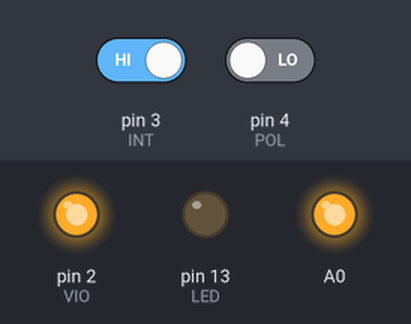
Simulated run of this sketch. Board: Arduino Uno, built with avr-gcc and run on an emulated ATmega328P. On the bench: output pins drawn as LEDs (lit = HIGH). The test bench sets the inputs (shaded band); at power-on: pin 3 (INT) HIGH, pin 4 (POL) LOW. What the sketch prints to the serial monitor is not drawn.

Above: at 1.2 s.
1.3 s: pin 3 (INT) driven LOW
Timing chart, 0 to 4.3 s (numbered marks = the images above; inputs shaded):
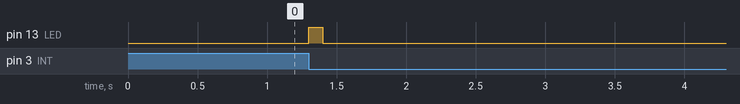

Measured:
- after the input at 1.3 s, pin 13 (LED): LOW → HIGH at once, → LOW 0.10 s later

The sketch:

coulomb.ino
```cpp
// (licence header left out)
// For this sketch you only need D3 and D4,
// but you can plug the board directly
// into the Arduino header (D2-D7) for convenience.

// (If you are not plugging the board directly into the
// header, you can remove all references to VIO, GND,
// CLR and SHDN.)

#include <EEPROM.h>

#define VIO 2 // Just used for the HIGH reference voltage
#define INT 3 // On 328 Arduinos, only pins 2 and 3 support interrupts
#define POL 4 // Polarity signal
#define GND 5 // Just used for the LOW reference voltage
#define SHDN 7 // Unneeded in this sketch, set to input (hi-Z)

#define INT_BATTERY_RPI 7

#define LED 13 // Standard Arduino LED


#define ADDRESS_BATSTATE 0  //address (first byte) in EEPROM for battery state

// Change the following two lines to match your battery
// and its initial state-of-charge:

volatile double battery_mAh = 2000.0; // milliamp-hours (mAh)
// volatile double battery_mAh = readBatState();
volatile double battery_percent = 54.7;  // state-of-charge (percent)

//Send a interrupt pulse to rpi every change of 0.1% battery mAh (Don't give the poor rpi soo many interrupts :-)
double battery_message_trigger = 0;
const double battery_message_limit = battery_mAh * 0.001;

// Global variables ("volatile" means the interrupt can
// change them behind the scenes):

volatile boolean isrflag;
volatile long int time, lasttime;
volatile double mA;
double ah_quanta = 0.17067759; // mAh for each INT
double percent_quanta; // calculate below

void setup()
{
  // Set up I/O pins:

  pinMode(GND,OUTPUT); // Make this pin LOW for "ground"
  digitalWrite(GND,LOW);

  pinMode(VIO,OUTPUT); // Make this pin HIGH for logic reference
  digitalWrite(VIO,HIGH);

  pinMode(INT,INPUT); // Interrupt input pin (must be D2 or D3)

  pinMode(POL,INPUT); // Polarity input pin

  pinMode(SHDN,INPUT); // Unneeded, disabled by setting to input

  pinMode(LED,OUTPUT); // Standard Arduino status LED
  digitalWrite(LED,LOW);

  pinMode(A0, OUTPUT);
  digitalWrite(A0, HIGH);

  pinMode(INT_BATTERY_RPI, OUTPUT);
  pinMode(INT_BATTERY_RPI, LOW);

  // Enable serial output:
  Serial.begin(9600);
  Serial.println("LTC4150 Coulomb Counter BOB interrupt example");

  // One INT is this many percent of battery capacity:

  percent_quanta = 1.0/(battery_mAh/1000.0*5859.0/100.0);

  // Enable active-low interrupts on D3 (INT1) to function myISR().
  // On 328 Arduinos, you may also use D2 (INT0), change '1' to '0'.

  isrflag = false;
  attachInterrupt(1,myISR,FALLING);
}

void loop()
{
  static int n = 0;

  // When we detect an INT signal, the myISR() function
  // will automatically run. myISR() sets isrflag to TRUE
  // so that we know that something happened.

  if (isrflag)
  {
    // Reset the flag to false so we only do this once per INT

    isrflag = false;

    // Blink the LED

    digitalWrite(LED,HIGH);
    delay(100);
    digitalWrite(LED,LOW);

    // Print out current status (variables set by myISR())

    Serial.print("mAh: ");
    Serial.print(battery_mAh);
    Serial.print(" soc: ");
    Serial.print(battery_percent);
    Serial.print("% time: ");
    Serial.print((time-lasttime)/1000000.0);
    Serial.print("s mAh: ");
    Serial.println(mA);

  }

  // You can run your own code in the main loop()
  // myISR() will automatically update information
  // as it needs to, and set isrflag to let you know
  // that something has changed.
}

void myISR() // Run automatically for falling edge on D3 (INT1)
{
  static boolean polarity;

  // Determine delay since last interrupt (for mA calculation)
  // Note that first interrupt will be incorrect (no previous time!)

  lasttime = time;
  time = micros();
  Serial.println(time - lasttime);
  // Get polarity value

  polarity = digitalRead(POL);
  if (polarity) // high = charging
  {
    battery_message_trigger += ah_quanta;
    battery_mAh += ah_quanta;
    battery_percent += percent_quanta;
  }
  else // low = discharging
  {
    battery_message_trigger -= ah_quanta;
    battery_mAh -= ah_quanta;
    battery_percent -= percent_quanta;
  }

  // Calculate mA from time delay (optional)

  mA = 614.4/((time-lasttime)/1000000.0);

  // If charging, we'll set mA negative (optional)

  if (polarity) mA = mA * -1.0;

  // Set isrflag so main loop knows an interrupt occurred

  isrflag = true;

  // send interrupt pulse to rpi if necessary
  if (abs(battery_message_trigger) >= battery_message_limit){
    digitalWrite(INT_BATTERY_RPI, HIGH);
    digitalWrite(INT_BATTERY_RPI, LOW);
    battery_message_trigger = 0;
  }
}

void writeBatState(){
  union{
    byte b[4];
    float f;
  } data;
  data.f = battery_mAh;

  for (int i = 0; i < 4; i++){
    EEPROM.write(ADDRESS_BATSTATE + i, data.b[i]);
  }
}

float readBatState(){
  union
  {
    byte b[4];
    float f;
  } data;

  for (int i = 0; i < 4; i++){
    data.b[i] = EEPROM.read(ADDRESS_BATSTATE + i);
  }
  return data.f;
}
```
